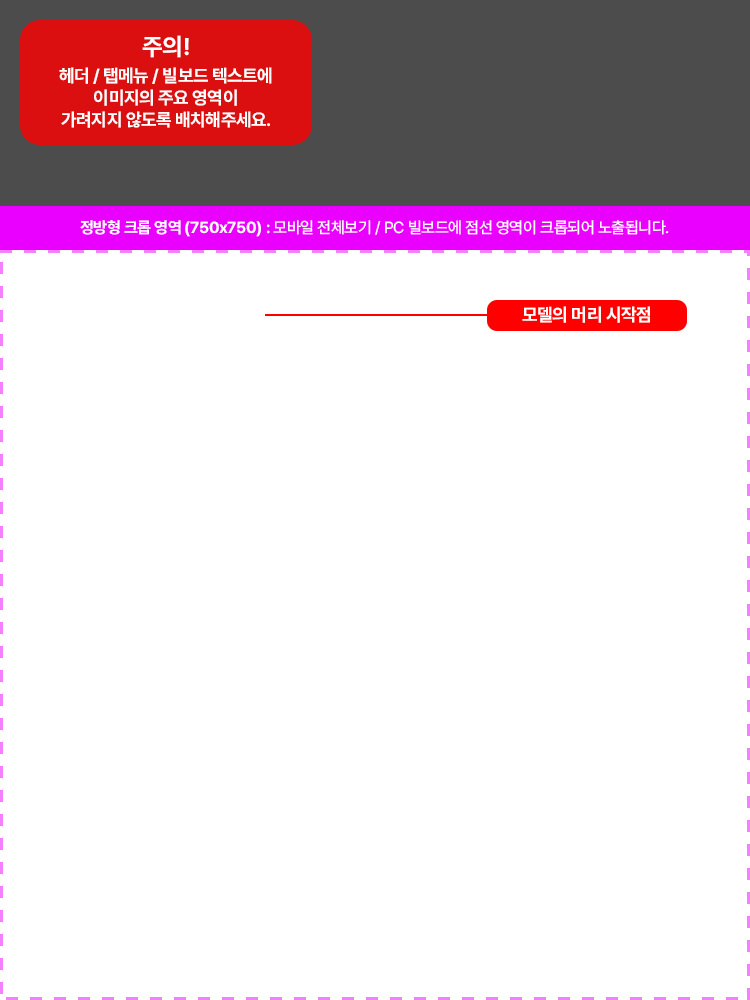
#> input picture guide-home.png, 750 x 1000 px
$ python -i billboard-guide-validaotr.py   (imports and definitions only)   (older library calls are emulated)
#> lines starting #> are read from the running program, lines starting #| are printed output that depends on the picture
#> further down, picture is the input picture: PIL image 750x1000 RGBA; mean R, G, B, A 212.2, 190, 201.8, 54.1
import streamlit as st
from PIL import Image, ImageDraw, ImageFont
import cv2
import numpy as np
import os

# 1. 페이지 설정
# [16 lines not run here, left out]

# 3. 품질 분석 함수
def evaluate_quality(pil_image):
    img_array = np.array(pil_image.convert("RGB"))
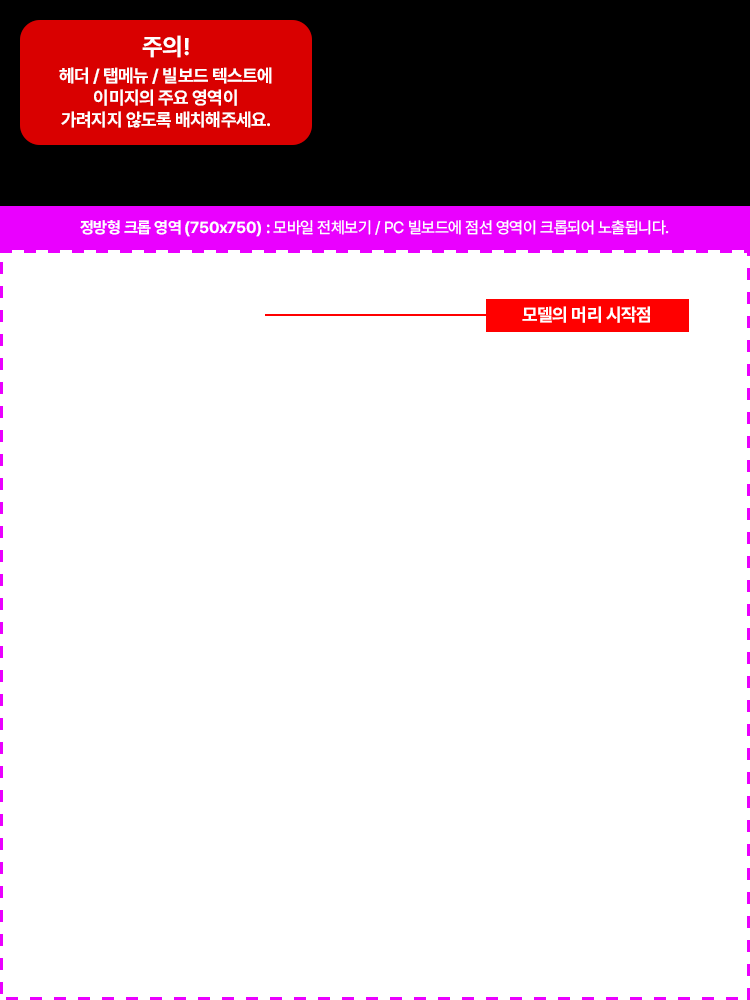
#> img_array: shape (1000, 750, 3); mean R, G, B 212.2, 190, 201.8
    img_cv = cv2.cvtColor(img_array, cv2.COLOR_RGB2BGR)
    gray = cv2.cvtColor(img_cv, cv2.COLOR_BGR2GRAY)
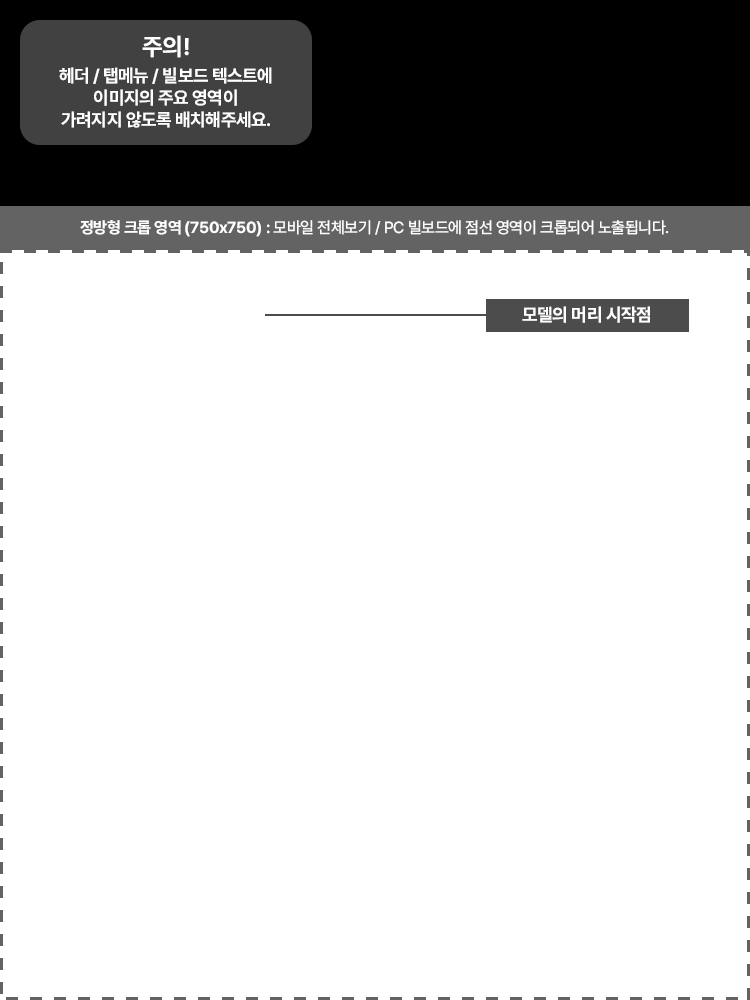
#> gray: shape (1000, 750); min 0, max 255, mean 198
    f = np.fft.fft2(gray)
    fshift = np.fft.fftshift(f)
    p_raw = np.mean(20 * np.log(np.abs(fshift) + 1))
#> p_raw = 165.5
    purity_score = max(0, min(100, 100 - (p_raw - 175.0) * 30))
#> purity_score = 100
    lap_var = cv2.Laplacian(gray, cv2.CV_64F).var()
#> lap_var = 805.2
    clarity_score = max(0, min(100, lap_var / 8))
#> clarity_score = 100
    return (purity_score * 0.7) + (clarity_score * 0.3)

# 4. 빌보드 가이드 레이어 합성 함수 (750x1000 최적화)
# [53 lines left out: function apply_billboard_overlay, not called in this run]

# 5. 메인 UI 구성
# [51 lines not run here, left out]

>>> from PIL import Image
>>> picture = Image.open('guide-home.png')
>>> result = evaluate_quality(picture)
#> result = 100

$ run again, on guide-vertical.png
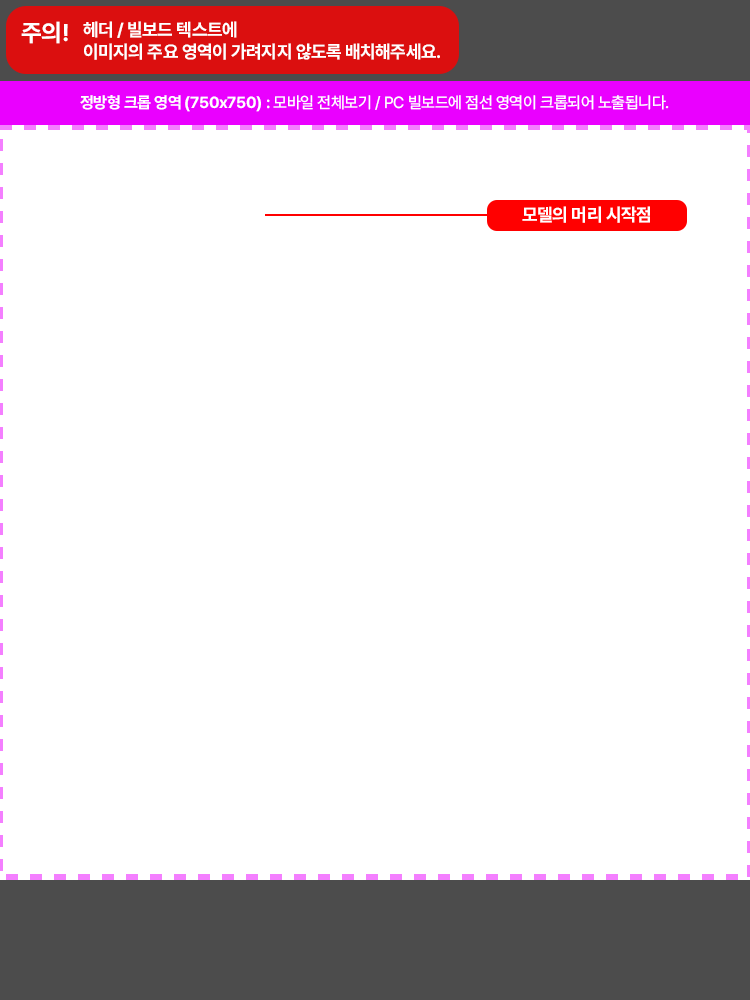
#> input picture guide-vertical.png, 750 x 1000 px
#> picture is the input picture: PIL image 750x1000 RGBA; mean R, G, B, A 211.7, 189.1, 200.6, 53.1
#> in evaluate_quality, `img_array = np.array(pil_image.convert("RGB"))`:
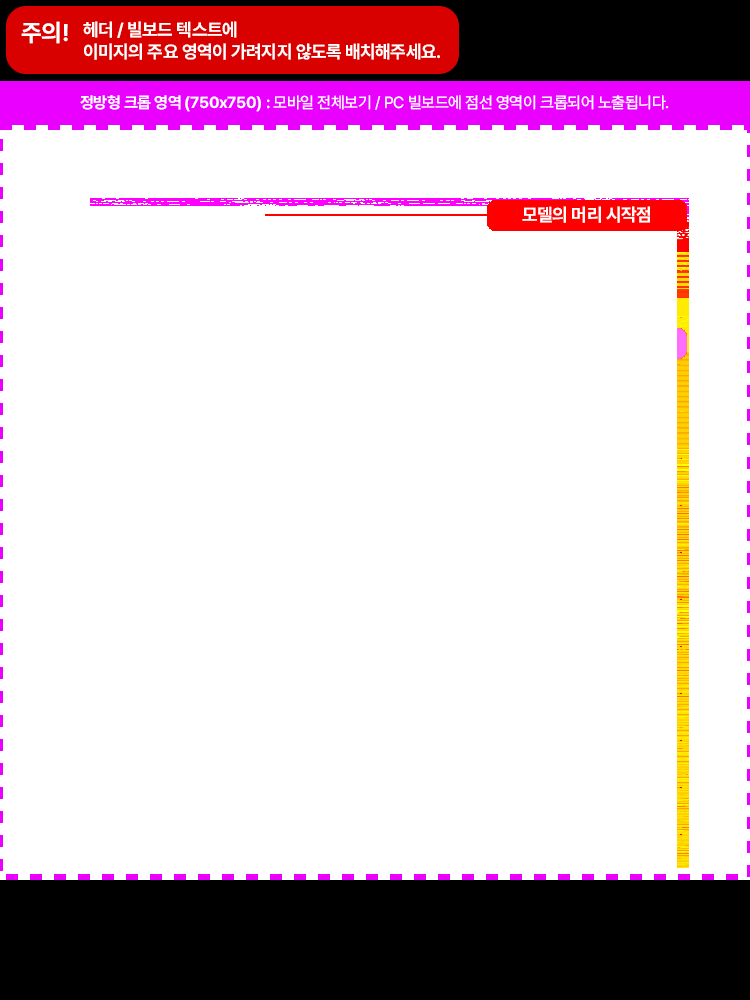
#> img_array: shape (1000, 750, 3); mean R, G, B 211.7, 189.1, 200.6
#> in evaluate_quality, `gray = cv2.cvtColor(img_cv, cv2.COLOR_BGR2GRAY)`:
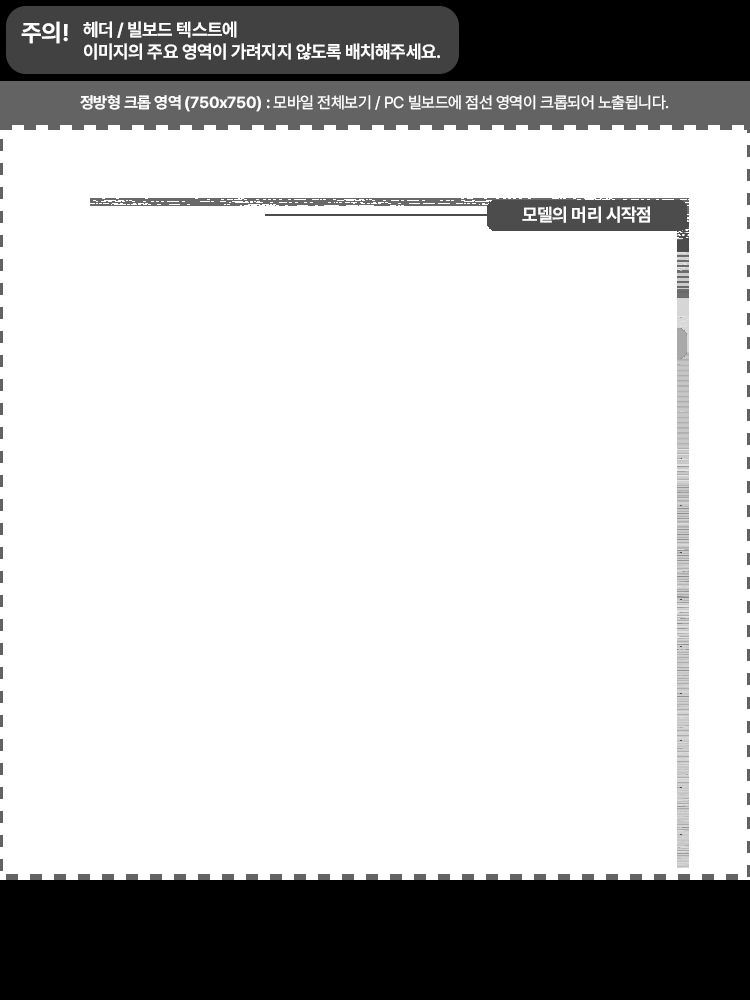
#> gray: shape (1000, 750); min 0, max 255, mean 197.2
#> p_raw = 169.1
#> purity_score = 100
#> lap_var = 1168.8
#> clarity_score = 100
